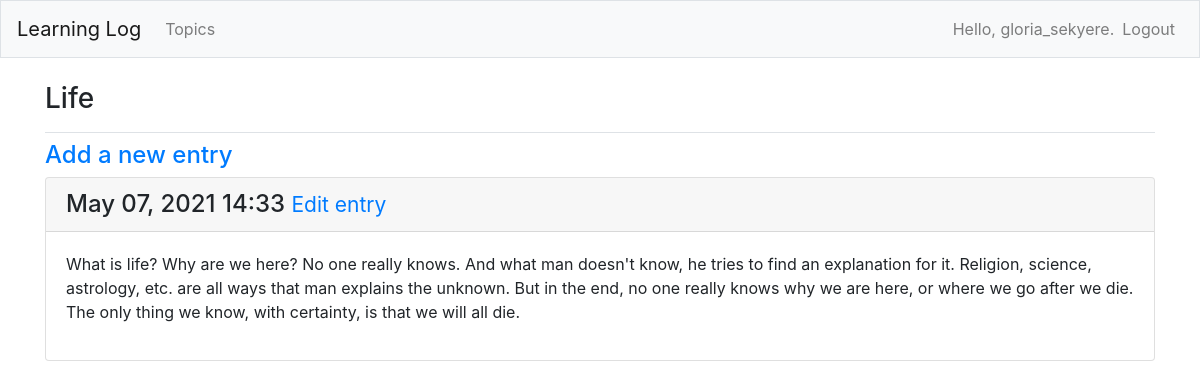
The app's page /topics/4/ (signed in), older data.
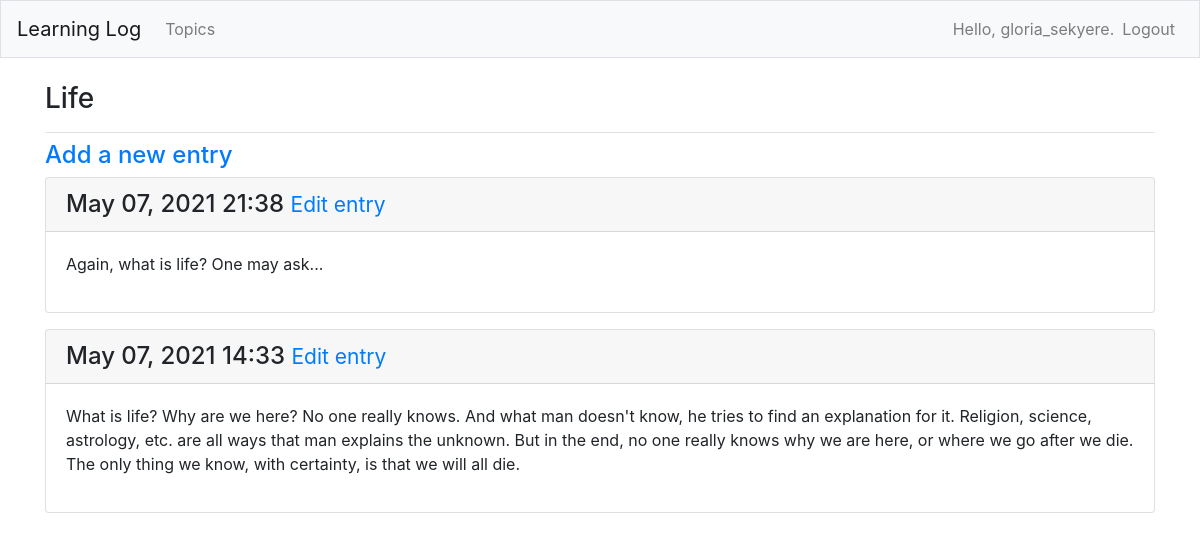
The same page, newer data.
### learning_logs/models.py (models this page shows, shortened)
class Topic(models.Model):
    text = models.CharField(max_length=200)
    date_added = models.DateTimeField(auto_now_add=True)
    owner = models.ForeignKey(User, on_delete=models.CASCADE)
    def __str__(self):
        return self.text

class Entry(models.Model):
    topic = models.ForeignKey(Topic, on_delete=models.CASCADE)
    text = models.TextField()
    date_added = models.DateTimeField(auto_now_add=True)
    class Meta:
        verbose_name_plural = 'entries'

### learning_logs/views.py (the view)
# urls.py: path('topics/<int:topic_id>/',views.topic, name='topic'),
@login_required
def topic(request, topic_id):
    topic = Topic.objects.get(id=topic_id)
    check_topic_owner(request, topic)
    entries = topic.entry_set.order_by('-date_added')
    context = {'topic':topic, 'entries':entries}
    return render(request, 'learning_logs/topic.html', context)

### learning_logs/views.py (called while the page is built)
def check_topic_owner(request, topic):
    if topic.owner != request.user:
        raise Http404

### learning_logs/templates/learning_logs/topic.html
{% extends 'learning_logs/base.html' %}
{% block page_header %}
    <h3>{{ topic }}</h3>
{% endblock page_header %}
{% block content %}
    <h4>
        <a href="{% url 'learning_logs:new_entry' topic.id %}">Add a new entry</a>
    </h4>
    {% for entry in entries %}
        <div class="card mb-3">
            <h4 class="card-header">
                {{ entry.date_added|date:'M d, Y H:i' }}
                <small> <a href="{% url 'learning_logs:edit_entry' entry.id %}">
                    Edit entry</a></small>
            </h4>
            <div class="card-body">
                {{ entry.text|linebreaks }}
            </div>
        </div>
    {% empty %}
        <p>There are no entries for this topic yet.</p>
    {% endfor %}
{% endblock content %}

### learning_logs/templates/learning_logs/base.html (shortened to what this page needs)
{% load bootstrap4 %}
<!doctype html>
<html lang="en">
<head>
    {% bootstrap_css %}
</head>
<body>
    <nav class="navbar navbar-expand-md navbar-light bg-light mb-4 border">
        <a class="navbar-brand" href = "{% url 'learning_logs:index' %}">
            Learning Log</a>
    <div class="collapse navbar-collapse" id="navbarCollapse">
        <ul class="navbar-nav mr-auto">
            <li class="nav-item">
                <a class="nav-link" href = "{% url 'learning_logs:topics' %}">
                    Topics</a>
            </li>
        </ul>
        <ul class="navbar-nav ml-auto">
            {% if user.is_authenticated %}
            <li class="nav-item">
                <span class="navbar-text">Hello, {{ user.username }}.</span>
            </li>
            <li class="nav-item">
                <a class="nav-link" href = "{% url 'users:logout' %}">Logout</a>
            </li>
            {% endif %}
        </ul>
    </div>
    </nav>
    <main role="main" class="container">
        <div class="pb-2 mb-2 border-bottom">
            {% block page_header %}{% endblock page_header %}
        </div>
        <div>
            {% block content %}{% endblock content %}
        </div>
    </main>
</body>
</html>

Row changes from the older to the newer data that the page shows:
added Entry: date_added "May 07, 2021 21:38", text "Again, what is life? One may ask..."
